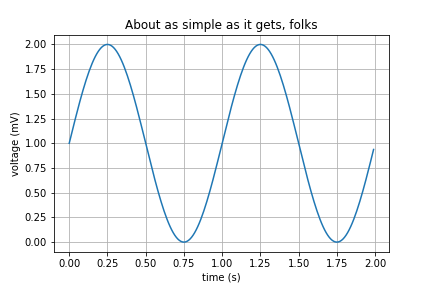

The Python source for this figure:
# %%
msg = "Hello World"
print(msg)

# %%
msg = "Hello again"
print(msg)

# %%
import matplotlib.pyplot as plt
import numpy as np

# Data for plotting
t = np.arange(0.0, 2.0, 0.01)
s = 1 + np.sin(2 * np.pi * t)

fig, ax = plt.subplots()
ax.plot(t, s)

ax.set(xlabel='time (s)',
       ylabel='voltage (mV)',
       title='About as simple as it gets, folks')
ax.grid()

fig.savefig("test.png")
plt.show()

# %%
